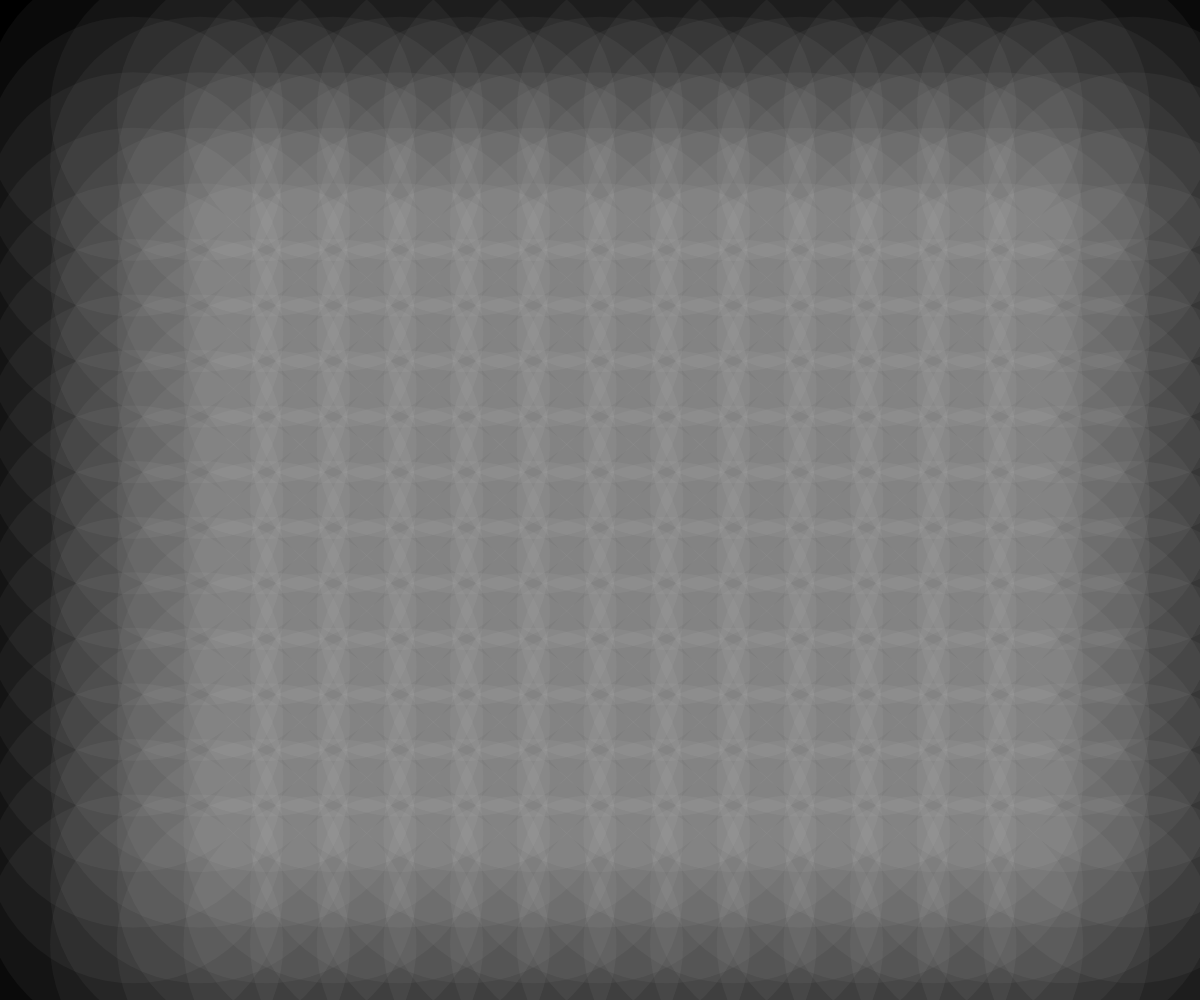
Frame 1 (no input)
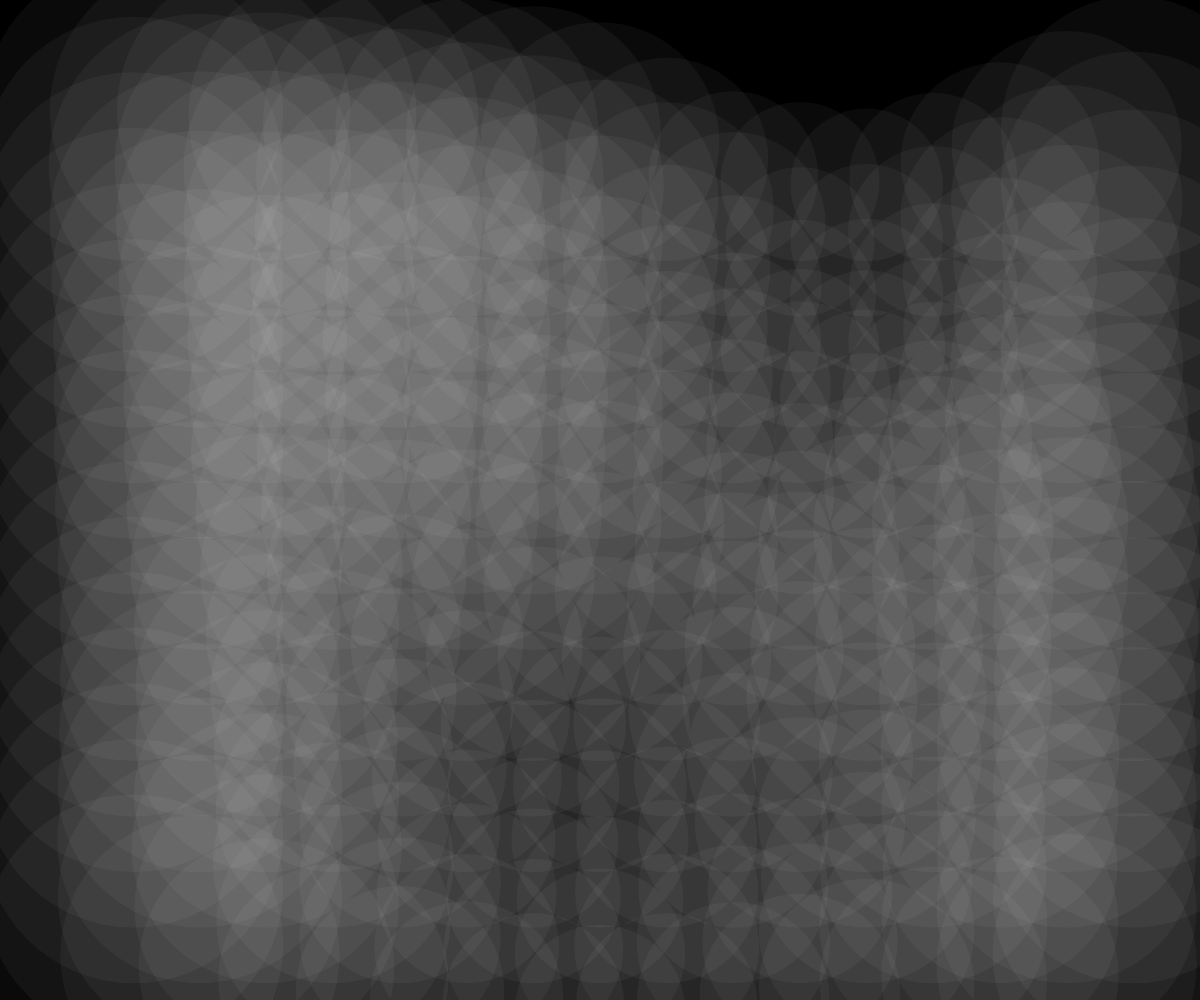
Frame 60 (no input)
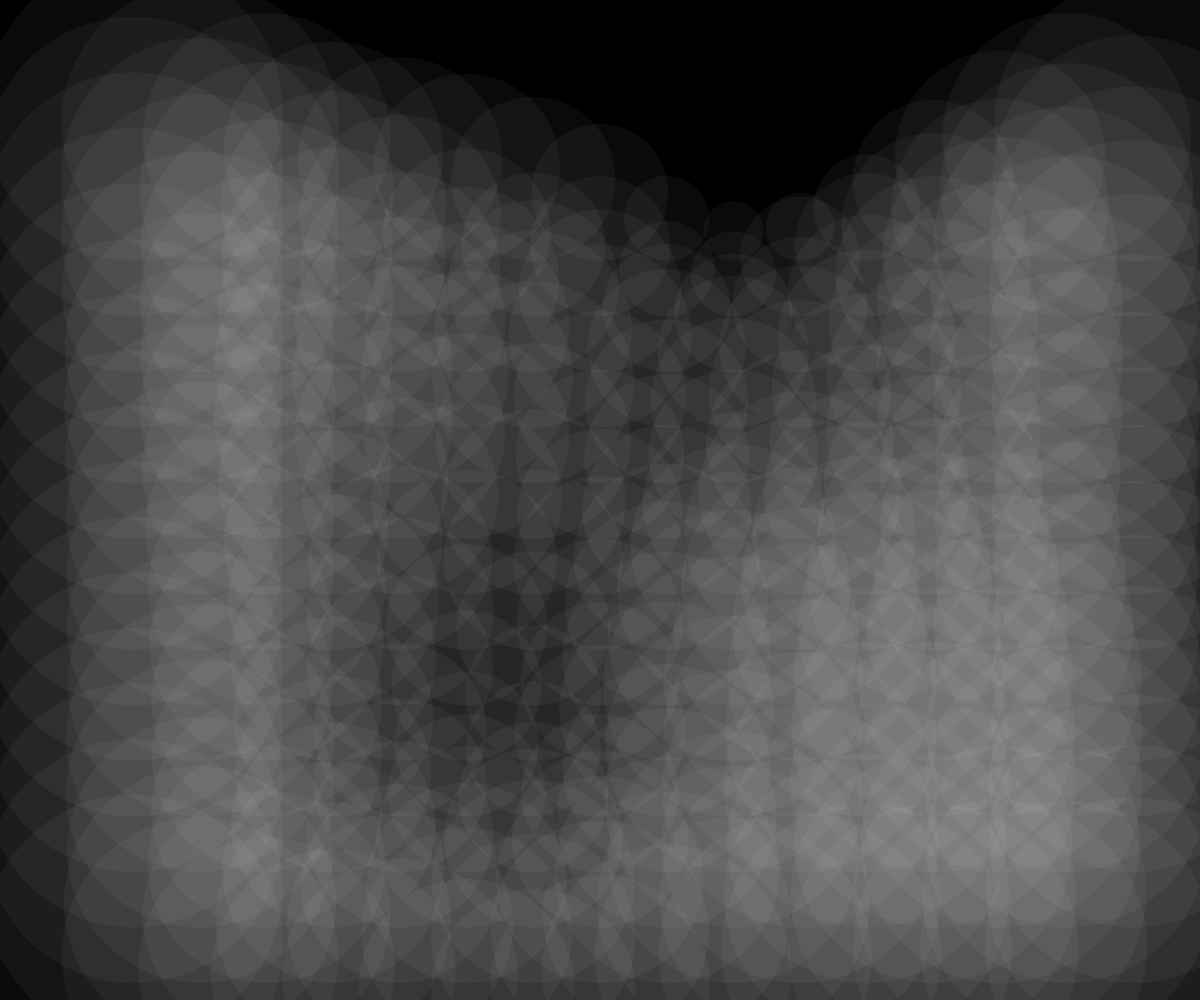
Frame 120 (the mouse pressed at the canvas centre since frame 60)

The p5.js sketch that drew these frames (run headless with seeded random() and noise() and a simulated clock; from frame 60 on, the mouse is pressed at the canvas centre):

// p5.js sketch
// ── sketch.js
function setup() {
  createCanvas(window.innerWidth, window.innerHeight);
  smooth();
  noStroke();
  noiseDetail(4);
}

 a = 0;
 s = Math.PI*2/500;

function draw() {
  
  doLines();
  a+=s;
}


function doLines() {
  background(0);
  fill(255,255,255,10)
   for(var j=50;j<450;j+=25) {
     for(var i=50;i<450;i+=25) {
      { //grid
        var step = sin(a)*(sin((450-i)*PI/400.0));
        var swing = step*(360.0*noise(a+i/300.0, a+j/300.0,a/10.0)-90.0);
        dx = randomC()/2;
        dy = randomC()/2;
        x = i*(window.innerWidth/450);
        y = swing+j*window.innerHeight/450;

       ellipse(x,y,300-swing*2,300-swing*2);
    }
  }
 }

}

//pseudo
function randomC() {
   r = random(0,1);
   ang = sin(Math.PI*2*random(0,1));
  return r*ang;
}
